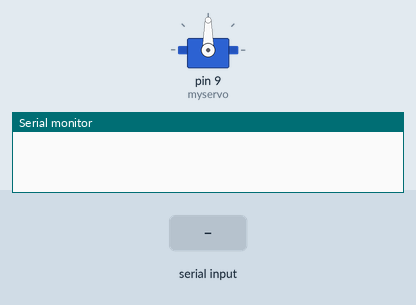
Recording of a sketch running on a simulated Arduino Uno, built with avr-gcc and run on an emulated ATmega328P. Parts: servo, the last lines printed to the serial monitor. The test bench sets the inputs (shaded band).

Above: at 1.2 s.
1.3 s: "90,45\n" received over Serial
At 1.47 s:
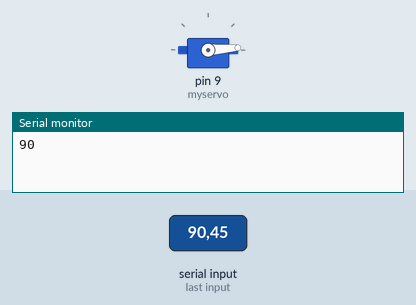
4.3 s: "30,150\n" received over Serial
At 6.9 s:
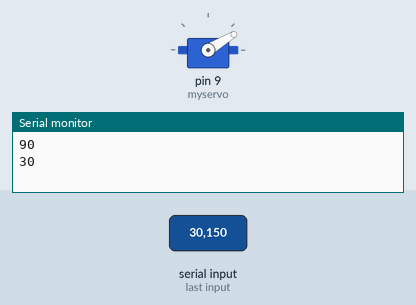
7.3 s: "1,90\n" received over Serial
At 10.07 s:
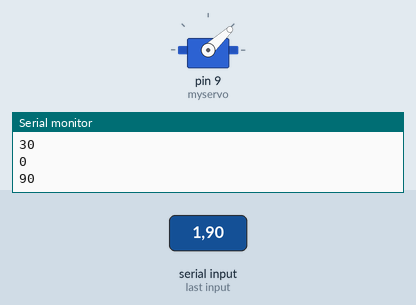
10.3 s: "200\n" received over Serial
Timing chart, 0 to 13.5 s (numbered marks = the images above; inputs shaded):
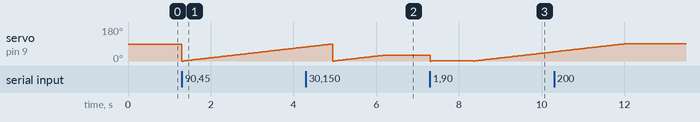

The sketch:

sweep_control.ino
```cpp
#include <Servo.h>
int guess_number=0;
int y;
Servo myservo;

int pos = 0;

void setup() {
  Serial.begin(9600);
  myservo.attach(9);
}

void loop() {
  if(Serial.available()){
    myservo.write(pos);
    guess_number = Serial.parseInt();
    y = Serial.parseInt();
    Serial.println(guess_number);
    if(guess_number >= 0 && guess_number <= 180){
    for (pos = 0; pos <= guess_number; pos += 1) {
      myservo.write(pos);
      delay(40);
      }
    }else if(guess_number >= -180 && guess_number < 0){
      for (pos = -(guess_number); pos > 0; pos -= 1) {
      // in steps of 1 degree
        myservo.write(pos);
        delay(40);
      }
    }else Serial.println("Invaild number clockwise : (1~180) counterclockwise : (-180 ~ 0)");
  }
}
```
